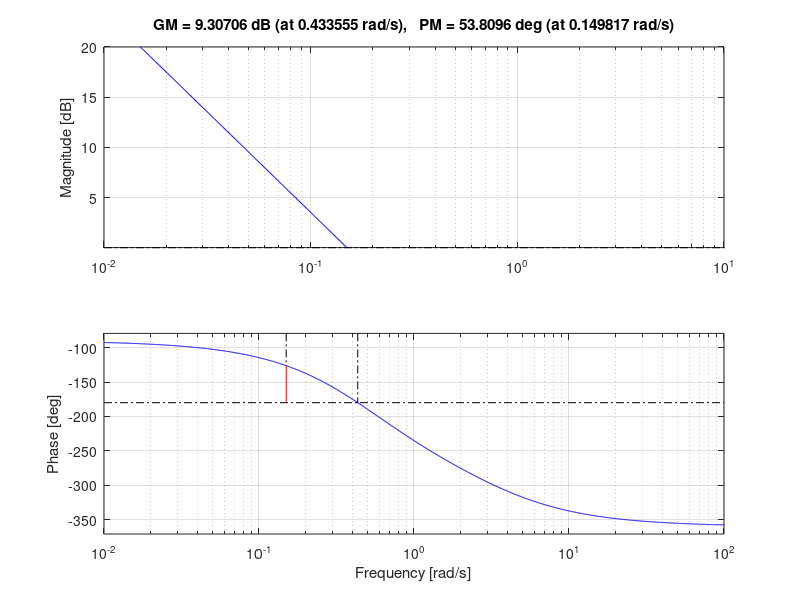
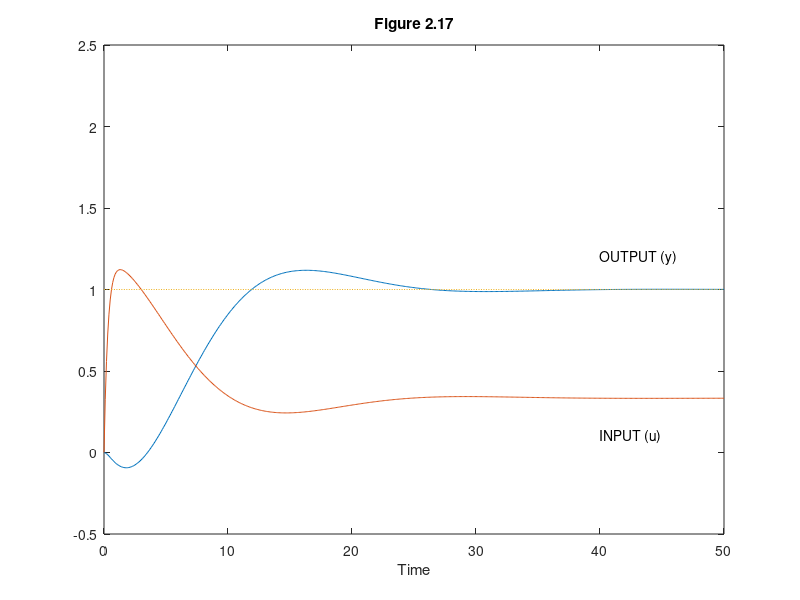
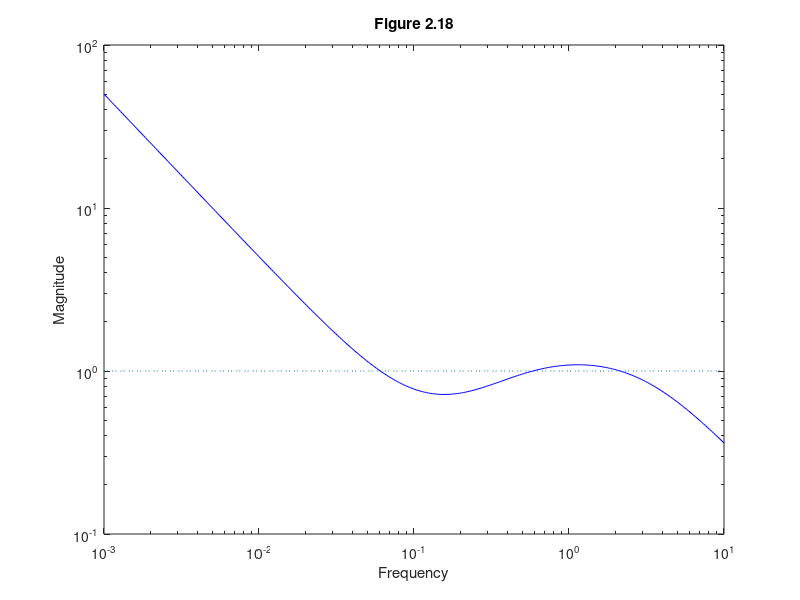

MATLAB code for these plots, in order:
%Example 2.8, Loop-shaping design for plant (2.31)
%
% Plant (2.31), G(s)=3(-2s+1)/(5s+1)(10s+1)
%
% Copyright 2005 Sigurd Skogestad & Ian Postlethwaite
% Multivariable Feedback Control 2nd Edition
% $Id: Expl2_8.m,v 1.2 2004/01/30 13:12:17 espensto Exp $

% plant G
clear
s=tf('s');
G=3*(-2*s+1)/(5*s+1)/(10*s+1);

% frequency response of G
points=301;
omega=logspace(-3,1,points);

%Loopshaping controller K
kc=0.05;tauf=0.33;
K=kc*(10*s+1)*(5*s+1)/s/(2*s+1)/(0.33*s+1);
[magK,phaK]=bode(K,omega); 

% ANALYSIS OF CONTROLLERS

L=minreal(G*K);
S = 1/(1+L);
T = 1-S;
time=0:0.1:50;
u=ones(size(time));
y1=lsim(T,u,time);

%input signal
KS=K*S; u1=lsim(KS,u,time);

%Figure 2.19 Bode plot L
figure(1) 
clf
margin(L);  
h=get(gcf,'children');axes(h(2));
axis([0.01 10 0.01 20])
mS=norm(S,inf,1e-4);
mT=norm(T,inf,1e-4);
disp(sprintf('[Ms,Mt]=[%5.2f,%5.2f ]',mS(1),mT(1)));

%Figure 2.20 Step response
figure(2)
clf
plot(time,y1,time,u1,time,u,':')
axis([0 50 -0.5 2.5]);
text(40,1.2,'OUTPUT (y)');text(40,0.1,'INPUT (u)');
xlabel('Time');%ylabel('y');
title('Figure 2.17');

%Figure 2.21 Bode plot K
figure(3)
clf
loglog(omega,magK(:),'b',omega,omega./omega,':')
ylabel('Magnitude')
xlabel('Frequency')
title('Figure 2.18');
axis([.001,10,.1,100])



